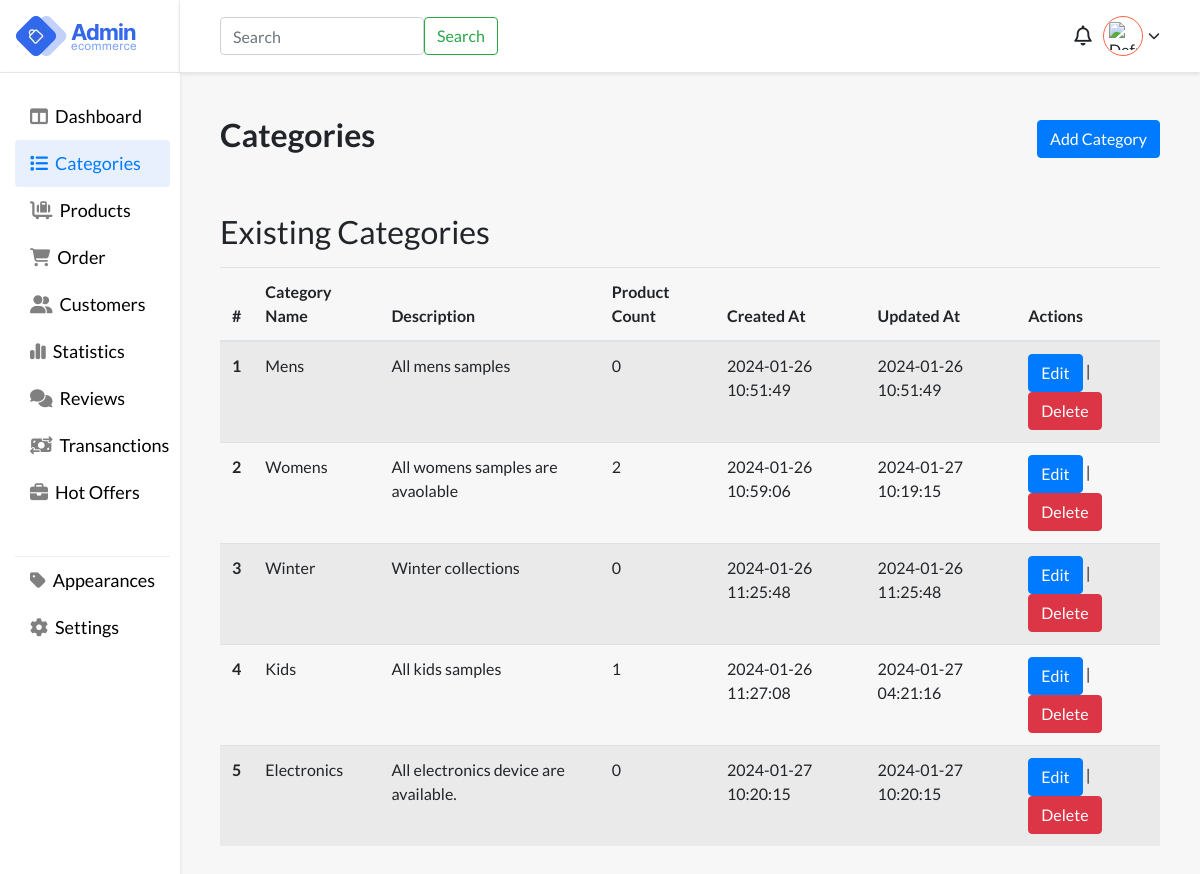
The app's page /files/categories.php (signed in), older data.
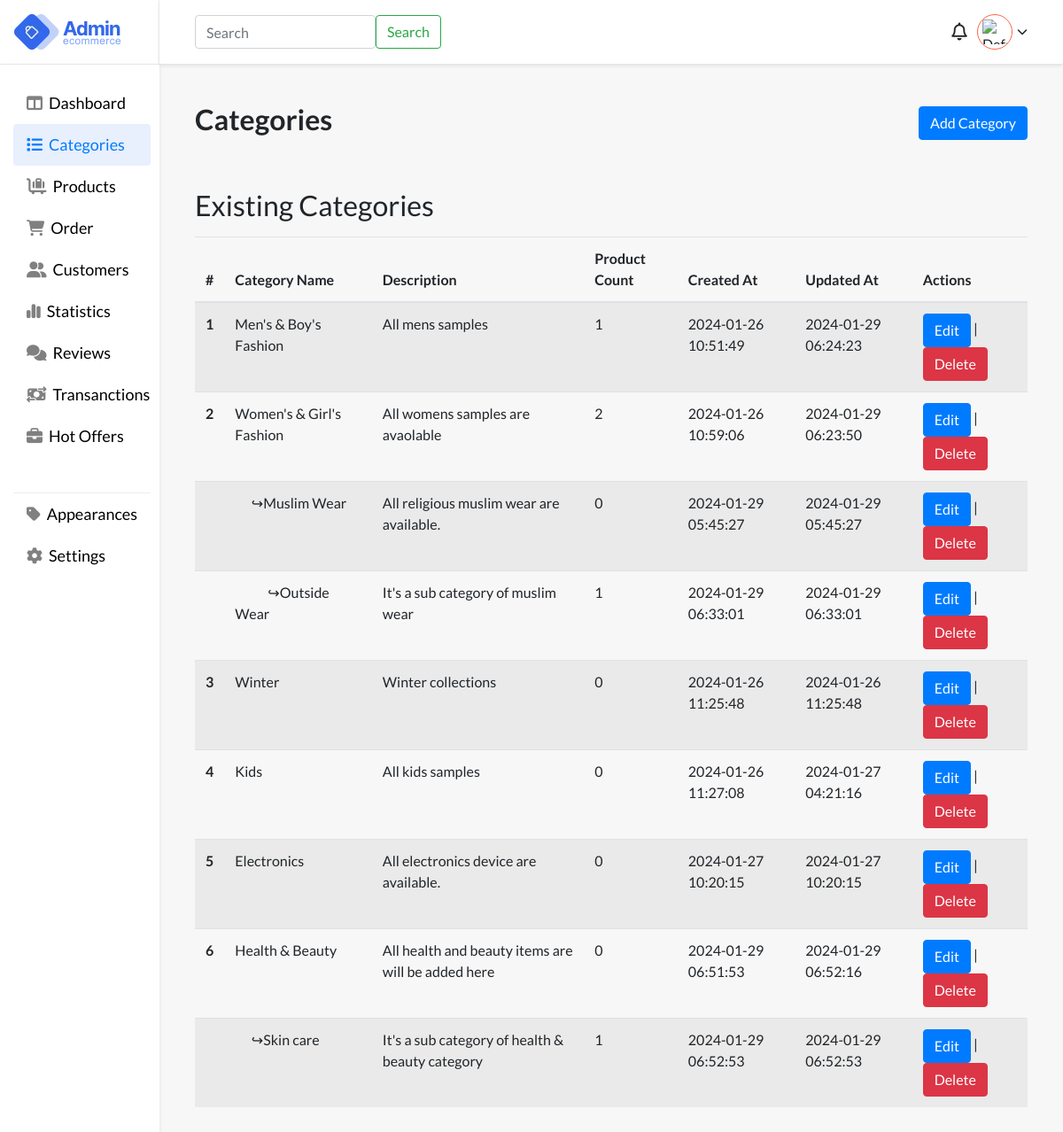
The same page, newer data.
### tables this page shows
CREATE TABLE `categories` (
  `id` int(11) NOT NULL,
  `name` varchar(255) DEFAULT NULL,
  `parent_category_id` int(11) DEFAULT NULL,
  `category_description` text DEFAULT NULL,
  `created_at` timestamp NOT NULL DEFAULT current_timestamp(),
  `updated_at` timestamp NOT NULL DEFAULT current_timestamp() ON UPDATE current_timestamp(),
  `level` int(11) DEFAULT 0
);

### files/categories.php (the view, shortened to what this page needs)
<?php
require_once "../auth/db-connection/config.php";
?>
<!DOCTYPE html>
<html lang="en">
<head>
    <link rel="stylesheet" href="https://stackpath.bootstrapcdn.com/bootstrap/4.5.2/css/bootstrap.min.css">
    <link rel="stylesheet" href="https://cdnjs.cloudflare.com/ajax/libs/font-awesome/6.5.1/css/all.min.css" />
    <link rel="stylesheet" href="../styling/style.css">
</head>
<body style="background:#f7f7f7;">
    <main>
        <div class="app-wrapper">
            <div class="app-sidebar">
                <div class="side-header flex pr-3">
                    <div class="logo flex">
                        <img src="images/logo.webp" alt="logo">
                    </div>
                </div>
                <div class="sidebard-nav">
                    <ul>
                        <li class="">
                            <a href="dashboard.php">
                                <i class="fa-solid fa-table-columns"></i>
                                <span class="block">Dashboard</span>
                            </a>
                        </li>
                        <li class="active">
                            <a href="categories.php">
                                <i class="fa-solid fa-list"></i>
                                <span class="block">Categories</span>
                            </a>
                        </li>
                        <li>
                            <a href="products.php">
                               <i class="fa-solid fa-cart-flatbed-suitcase"></i>
                                <span class="block">Products</span>
                            </a>
                        </li>
                        <li>
                            <a href="">
                                  <i class="fa-solid fa-cart-shopping"></i>
                                <span class="block">Order</span>
                            </a>
                        </li>
                        <li>
                            <a href="">
                                <i class="fa-solid fa-user-group"></i>
                                <span class="block">Customers</span>
                            </a>
                        </li>
                        <li>
                            <a href="">
                                <i class="fa-solid fa-chart-simple"></i>
                                <span class="block">Statistics</span>
                            </a>
                        </li>
                        <li>
                            <a href="">
                                <i class="fa-solid fa-comments"></i>
                                <span class="block">Reviews</span>
                            </a>
                        </li>
                        <li>
                            <a href="">
                                <i class="fa-solid fa-money-bill-transfer"></i>
                                <span class="block">Transanctions</span>
                            </a>
                        </li>
                        <li>
                            <a href="">
                                <i class="fa-solid fa-briefcase"></i>
                                <span class="block">Hot Offers</span>
                            </a>
                        </li>
                         <li class="devided-nav ">
                            <a href="appearance.php">
                                <i class="fa-solid fa-tag"></i>
                                <span class="block">Appearances</span>
                            </a>
                        </li>
                         <li>
                            <a href="">
                                <i class="fa-solid fa-gear"></i>
                                <span class="block">Settings</span>
                            </a>
                        </li>
                    </ul>
                </div>
            </div>
            <div class="header-body">
                <div class="user flex-end">
                    <div class="search">
                        <form class="d-flex gap-3" role="search">
                            <input class="form-control me-2" type="search" placeholder="Search" aria-label="Search">
                            <button class="btn btn-outline-success" type="submit">Search</button>
                        </form>
                    </div>
                    <div class="account">
                        <div class="notifications">
                            <i class="fa-regular fa-bell"></i>
                        </div>
                        <div class="wrap-u" onclick="toggleUserOptions()">
                            <div class="user-pro flex">
                                <?php if (isset($_SESSION["profile_photo"])) : ?>
                                    <img src="<?php echo $_SESSION["profile_photo"]; ?>" alt="Profile Photo">
                                <?php else : ?>
                                    <img src="default_profile_photo.jpg" alt="Default Profile Photo">
                                <?php endif; ?>
                            </div>
                            <i class="fa-solid fa-chevron-down"></i>
                        </div>
                    </div>
                </div>
                <div class="h-container">
                    <div class="main">
                        <div class="flex">
                            <h1 class="page-heading"> Categories </h1>
                           <button type="button" class="btn btn-primary" data-bs-toggle="modal" data-bs-target="#addCategoryModal">Add Category</button>
                        </div>
                                        <?php
                                        $sql = "SELECT c.id, c.name, c.category_description, COUNT(p.id) AS product_count,
                                            c.created_at, c.updated_at,
                                            COALESCE(parent.parent_category_id, 0) AS parent_category_id,
                                            COALESCE(parent.level, 0) AS level
                                        FROM categories c
                                        LEFT JOIN products p ON c.id = p.category_id
                                        LEFT JOIN (
                                            SELECT id, COALESCE(parent_category_id, 0) AS parent_category_id, 0 AS level
                                            FROM categories
                                            WHERE parent_category_id IS NULL
                                            UNION ALL
                                            SELECT c.id, c.parent_category_id, parent.level + 1
                                            FROM categories c
                                            JOIN categories parent ON c.parent_category_id = parent.id
                                        ) parent ON c.id = parent.id
                                        GROUP BY c.id";
                                        try {
                                            $stmt = $connection->query($sql);
                                            $categories = $stmt->fetchAll(PDO::FETCH_ASSOC);
                                        } catch (PDOException $e) {
                                            echo "Error fetching categories: " . $e->getMessage();
                                            exit;
                                        }
                                        ?>
                                        <div class="existing-cat mt-5">
                                            <h2>Existing Categories</h2>
                                            <table class="table table-striped mt-3">
                                                <thead>
                                                    <tr>
                                                        <th scope="col">#</th>
                                                        <th scope="col">Category Name</th>
                                                        <th scope="col">Description</th>
                                                        <th scope="col">Product Count</th>
                                                        <th scope="col">Created At</th>
                                                        <th scope="col">Updated At</th>
                                                        <th scope="col">Actions</th>
                                                    </tr>
                                                </thead>
                                                <tbody>
                                        <?php
                                        function displayCategories($categories, $parentId = null, &$mainCategoryCounter = 1)
                                        {
                                            foreach ($categories as $category) {
                                                if ($category['parent_category_id'] == $parentId) {
                                                    echo '<tr class="level-' . $category['level'] . '">';
                                                    echo '<th scope="row">' . ($category['level'] == 0 ? $mainCategoryCounter++ : '') . '</th>';
                                                    echo '<td class="level-' . $category['level'] . '">';
                                                    if ($category['level'] > 0) {
                                                        echo '&#x21AA;';
                                                    }
                                                    echo htmlspecialchars($category['name']) . '</td>';
                                                    echo '<td>' . htmlspecialchars($category['category_description']) . '</td>';
                                                    echo '<td>' . $category['product_count'] . '</td>';
                                                    echo '<td>' . htmlspecialchars($category['created_at']) . '</td>';
                                                    echo '<td>' . htmlspecialchars($category['updated_at']) . '</td>';
                                                    echo '<td>';
                                                    echo '<a class="btn btn-primary" href="category_edit.php?up_id=' . $category['id'] . '">Edit</a> | ';
                                                    echo '<a class="btn btn-danger" href="../auth/backend-assets/category/category_delete.php?del_id=' . $category['id'] . '">Delete</a>';
                                                    echo '</td>';
                                                    echo '</tr>';
                                                    displayCategories($categories, $category['id'], $mainCategoryCounter);
                                                }
                                            }
                                        }
                                        if (!empty($categories)) {
                                            displayCategories($categories, null);
                                        } else {
                                            echo "<tr><td colspan='7'>No categories found</td></tr>";
                                        }
                                        ?>
                                </tbody>
                            </table>
                        </div>
                    </div>
                </div>
            </div>
        </div>
    </main>
</body>
</html>

### styling/style.css (style rules this page uses)
body { font-family: "Lato", sans-serif !important; }
.flex { display: flex; justify-content: space-between; align-items: center; }
.flex-end { display: flex; justify-content: flex-end; align-items: center; }
.block { display: block; }
.h-container { padding: 40px; transition: all 0.4s ease-in-out; }
.page-heading { font-size: 42px; font-weight: 600; line-height: 45px; }
.app-wrapper { display: flex; justify-content: space-between; min-height: 100vh; }
.app-sidebar { width: 15%; }
.side-header { background: #fff; box-shadow: 0 2px 4px #0000001a; height: 72px; padding: 0 10px 0 15px; padding-right: 10px; border-right: 1px solid #cccccc42; }
.sidebard-nav { background: #fff; box-shadow: 0 2px 4px #0000001a; padding: 0 10px 40px 15px; height: 100%; border-top: 1px solid #cecece82; }
.sidebard-nav ul { padding: 0; margin-top: 20px; list-style: none; }
.sidebard-nav ul li { width: 100%; padding: 15px 0; padding-left: 10px; transition: all 0.4s ease-in-out; }
.sidebard-nav ul li.active, .sidebard-nav ul li:hover { background-color: #e8effd; border-radius: 4px; }
.sidebard-nav ul li a i { color: gray; }
.sidebard-nav ul li:hover a i, .sidebard-nav ul li:hover a, .sidebard-nav ul .active a, .sidebard-nav ul .active a i { color: #007bff !important; }
.sidebard-nav ul li.active a, .sidebard-nav ul li.active a i { color: #007bff !important; }
.sidebard-nav ul li a { font-size: 20px; font-weight: 500; display: flex; align-items: center; gap: 10px; color: black; }
.devided-nav { margin-top: 40px; border-top: 1px solid #d3d3d369; }
.header-body { width: 85%; }
.logo { width: 200px; height: 72px; }
.user { width: 100%; gap: 20px; padding-right: 40px; padding-left: 40px; background: #fff; box-shadow: 0 2px 4px #0000001a; display: flex; justify-content: space-between; align-items: center; height: 72px; }
.user-pro { width: 50px; height: 50px; border-radius: 100%; background: #fff; padding: 5px; border: 1px solid tomato; overflow: hidden; cursor: pointer; }
.user-pro img { width: 100%; height: 100%; object-fit: contain; }
.wrap-u { display: flex; align-items: center; gap: 5px; cursor: pointer; }
.notifications i { font-size: 24px; cursor: pointer; }
.notifications { width: 40px; height: 40px; display: flex; justify-content: center; align-items: center; }
.account { width: 20%; display: flex; align-items: center; justify-content: end; position: relative; }
@media screen and (max-width: 1444px) { .sidebard-nav ul li a { font-size: 18px; gap: 7px; } }
@media screen and (max-width: 1444px) { .sidebard-nav ul li { padding: 10px 0; padding-left: 15px; } }
@media screen and (max-width: 1444px) { .user-pro { width: 40px; height: 40px; } }
@media screen and (max-width: 1444px) { .wrap-u i { font-size: 12px; } }
@media screen and (max-width: 1444px) { .notifications i { font-size: 20px; } }
@media screen and (max-width: 1444px) { .page-heading { font-size: 32px; } }
@media screen and (max-width: 1444px) { .existing-cat { overflow-x: auto; } }

Row changes from the older to the newer data that the page shows:
changed categories "All mens samples": name "Mens" → "Men's & Boy's Fashion"; product_count "0" → "1"; updated_at "2024-01-26 10:51:49" → "2024-01-29 06:24:23"
changed categories "All womens samples are avaolable": name "Womens" → "Women's & Girl's Fashion"; updated_at "2024-01-27 10:19:15" → "2024-01-29 06:23:50"
added categories: name "Muslim Wear", category_description "All religious muslim wear are available.", product_count "0", created_at "2024-01-29 05:45:27", updated_at "2024-01-29 05:45:27", shown under "Women's & Girl's Fashion"
added categories: name "Outside Wear", category_description "It's a sub category of muslim wear", product_count "1", created_at "2024-01-29 06:33:01", updated_at "2024-01-29 06:33:01", shown under "Muslim Wear"
computed for categories "Kids": product_count "1" → "0"
added categories: name "Health & Beauty", category_description "All health and beauty items are will be added here", product_count "0", created_at "2024-01-29 06:51:53", updated_at "2024-01-29 06:52:16", shown under "Existing Categories"
added categories: name "Skin care", category_description "It's a sub category of health & beauty category", product_count "1", created_at "2024-01-29 06:52:53", updated_at "2024-01-29 06:52:53", shown under "Health & Beauty"
